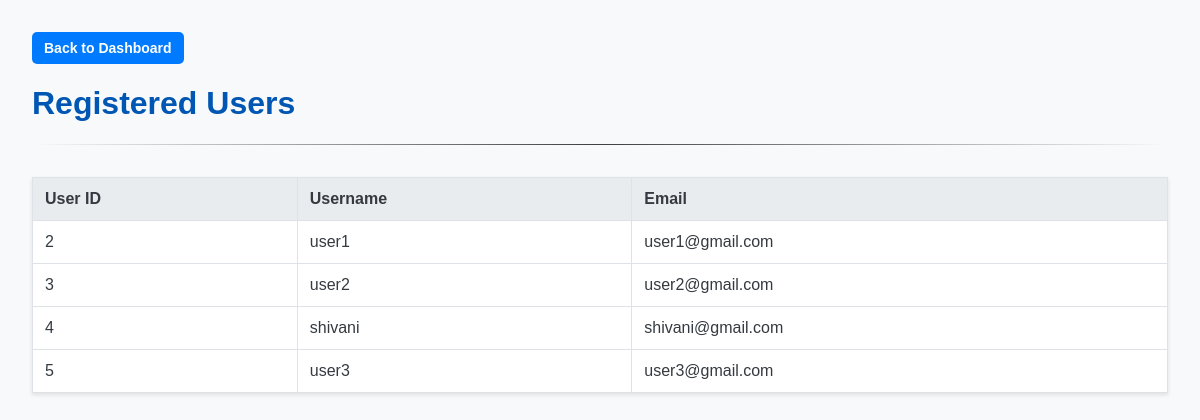
Page /admin/users (signed in) on the committed database.
### models/models.py (models this page shows)
class User(db.Model):
    __tablename__ = 'users'
    id = db.Column(db.Integer, primary_key=True)
    username = db.Column(db.String(80), unique=True, nullable=False)
    email = db.Column(db.String(120), unique=True, nullable=False)
    password = db.Column(db.String(128), nullable=False)
    is_admin = db.Column(db.Boolean, default=False, nullable=False)
    bookings = db.relationship('Booking', backref='user', lazy=True)

### app.py (the view)
@app.route('/admin/users')
def view_users():
    if not session.get('is_admin'):
        flash("Admin access required.", "error")
        return redirect(url_for('login'))
    all_users = User.query.filter_by(is_admin=False).all()
    return render_template('view_users.html', users=all_users)

### templates/view_users.html (shortened to what this page needs)
<!DOCTYPE html>
<html lang="en">
<head>
    <link rel="stylesheet" href="{{ url_for('static', filename='css/styles.css') }}">
</head>
<body>
    <div>
        <a href="{{ url_for('admin_dashboard') }}" class="btn btn-primary"> Back to Dashboard</a>
    </div>
    <h1>Registered Users</h1>
    <hr>
    <table>
        <thead>
            <tr>
                <th>User ID</th>
                <th>Username</th>
                <th>Email</th>
            </tr>
        </thead>
        <tbody>
            {% for user in users %}
            <tr>
                <td>{{ user.id }}</td>
                <td>{{ user.username }}</td>
                <td>{{ user.email }}</td>
            </tr>
            {% else %}
            <tr>
                <td colspan="3">No registered users found.</td>
            </tr>
            {% endfor %}
        </tbody>
    </table>
</body>
</html>

### static/css/styles.css (style rules this page uses)
body { font-family: sans-serif; margin: 2em; background-color: #f8f9fa; color: #343a40; }
h1, h2 { color: #0056b3; }
hr { border: 0; height: 1px; background-image: linear-gradient(to right, rgba(0, 0, 0, 0), rgba(0, 0, 0, 0.75), rgba(0, 0, 0, 0)); }
table { width: 100%; border-collapse: collapse; margin-top: 2em; background-color: white; box-shadow: 0 2px 4px rgba(0,0,0,0.1); }
th, td { border: 1px solid #dee2e6; padding: 12px; text-align: left; }
th { background-color: #e9ecef; }
.btn { padding: 8px 12px; border-radius: 5px; border: none; cursor: pointer; font-weight: bold; color: white; text-decoration: none; font-size: 14px; display: inline-block; }
.btn-primary { background-color: #007bff; }

### rows in the picture
User: id "2", username "user1", email "user1@gmail.com"
User: id "3", username "user2", email "user2@gmail.com"
User: id "4", username "shivani", email "shivani@gmail.com"
User: id "5", username "user3", email "user3@gmail.com"
